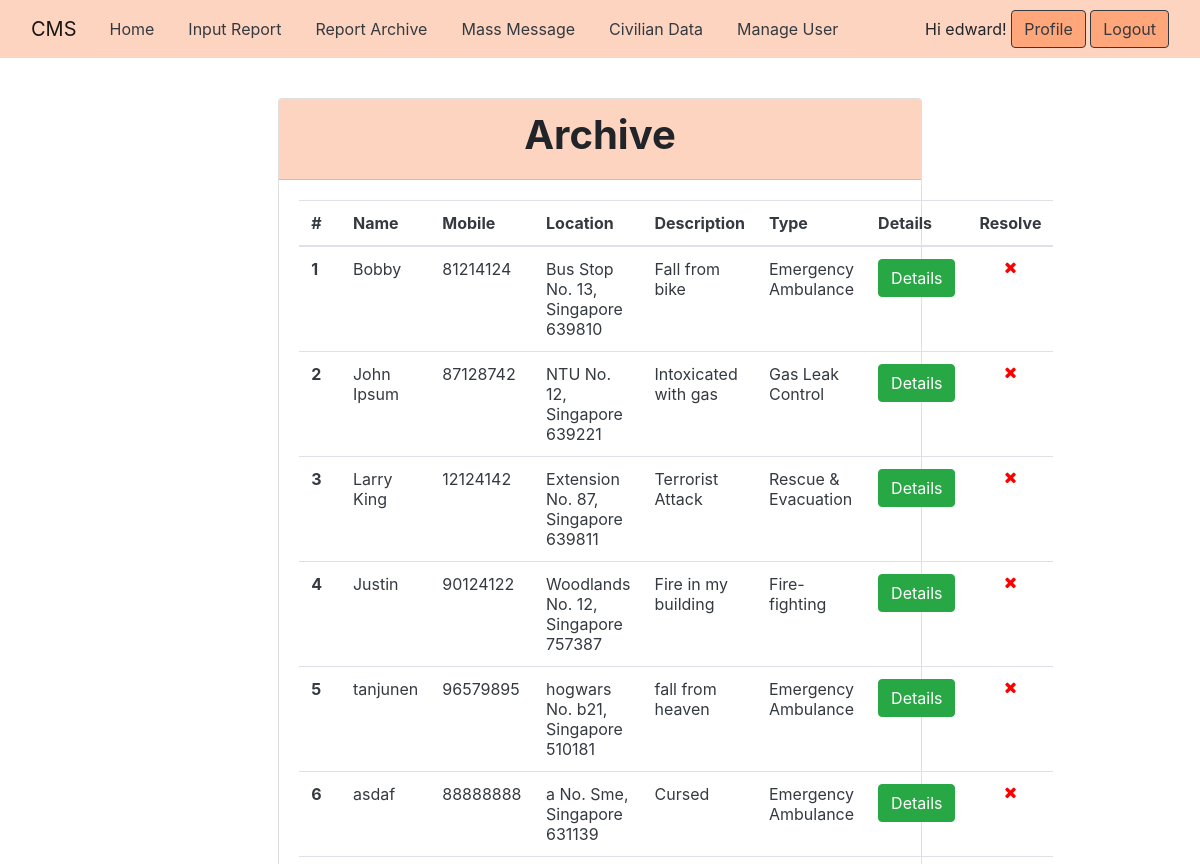
Before: /archive/ (signed in, upper part) with the older database file.
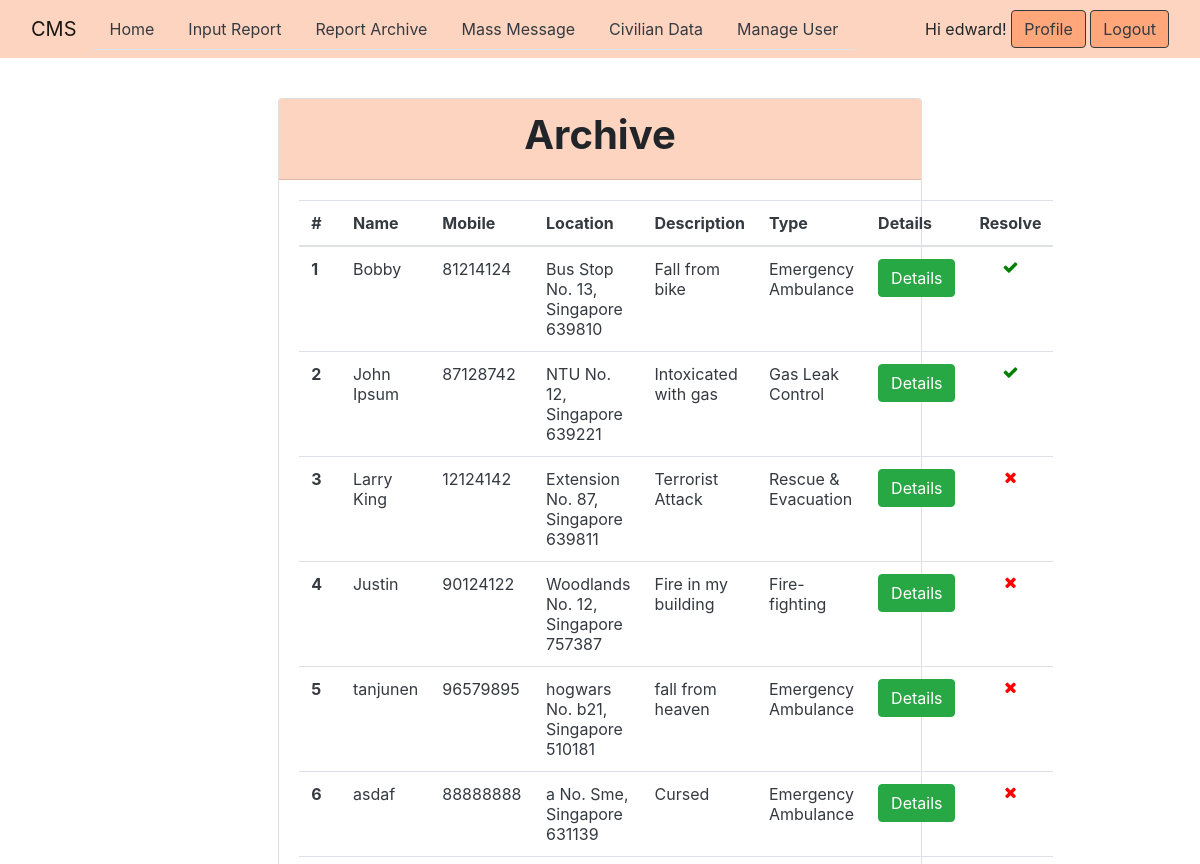
After: the same page with the newer database file.
### CMSApp/models.py (models this page shows, shortened)
class Report(models.Model):
    ASSISTANCE_TYPE_CHOICES = (
        ('EA', 'Emergency Ambulance'),
        ('RE', 'Rescue and Evacuation'),
        ('FF', 'Fire-fighting'),
        ('GL', 'Gas Leak Control'),
    )
    name = models.CharField(max_length=120)
    mobile = models.CharField(max_length=8)
    location = models.CharField(max_length=500)
    unit_number = models.CharField(max_length=20)
    postal_code = models.CharField(max_length=6)
    description = models.CharField(max_length=500)
    type = models.CharField(max_length=2, choices=ASSISTANCE_TYPE_CHOICES)
    time = models.DateTimeField(default=datetime.datetime.now(tz=tz))
    resolved = models.BooleanField(default=False)
    resolve_time= models.DateTimeField(default=datetime.datetime.now(tz=tz))
    lat = models.CharField(max_length=100)
    lng = models.CharField(max_length=100)

### CMSApp/views.py (the view)
# urls.py: url(r'^archive/$', views.archive, name='archive'),
@login_required
def archive(request):
    all_reports = Report.objects.all()
    return render(request, "CMSApp/archive.html", {'all_reports': all_reports})

### CMSApp/template/CMSApp/archive.html
{% extends 'base.html' %}
{% block content %}
    <div class="card mx-auto" style="width: 55%;" >
        <div class="card-header " style="background-color:#fdd4c0">
            <div class="col" align="center">
                <h1><b>Archive</b></h1>
            </div>
        </div>
        <div class="card-body ">
            <div class="row">
                <div class="col" align="center">
                    <table class="table text-dark">
                        <thead>
                        <tr>
                            <th scope="col">#</th>
                            <th scope="col">Name</th>
                            <th scope="col">Mobile</th>
                            <th scope="col">Location</th>
                            <th scope="col">Description</th>
                            <th scope="col">Type</th>
                            <th scope="col">Details</th>
                            <th scope="col">Resolve</th>
                        </tr>
                        </thead>
                        <tbody>
                        {% for report in all_reports %}
                            <tr>
                                <th scope="row">{{ forloop.counter }}</th>
                                <td>{{ report.name }}</td>
                                <td>{{ report.mobile }}</td>
                                <td>{{ report.location }} No. {{ report.unit_number }}, Singapore {{ report.postal_code }}</td>
                                <td>{{ report.description }}</td>
                                <td>
                                    {% ifequal report.type "FF" %}
                                        Fire-fighting
                                    {% endifequal %}
                                    {% ifequal report.type "EA" %}
                                        Emergency Ambulance
                                    {% endifequal %}
                                    {% ifequal report.type "RE" %}
                                        Rescue & Evacuation
                                    {% endifequal %}
                                    {% ifequal report.type "GL" %}
                                        Gas Leak Control
                                    {% endifequal %}
                                </td>
                                <td>
                                    <a href="{% url 'CMSApp:detail' report.pk %}" class="btn btn-success">
                                        Details
                                    </a>
                                </td>
                                <td align="middle">
                                    {% if report.resolved %}
                                        <i style="color:green;" class="fa fa-check" aria-hidden="true"></i>
                                    {% else %}
                                        <i style="color:red;" class="fa fa-times" aria-hidden="true"></i>
                                    {% endif %}
                                </td>
                            </tr>
                        {% endfor %}
                        </tbody>
                    </table>
                </div>
            </div>
        </div>
    </div>
{% endblock %}

Changed rows visible on the page:
changed Report "Bobby": resolved False → True (drawn)
changed Report "John Ipsum": resolved False → True (drawn)
